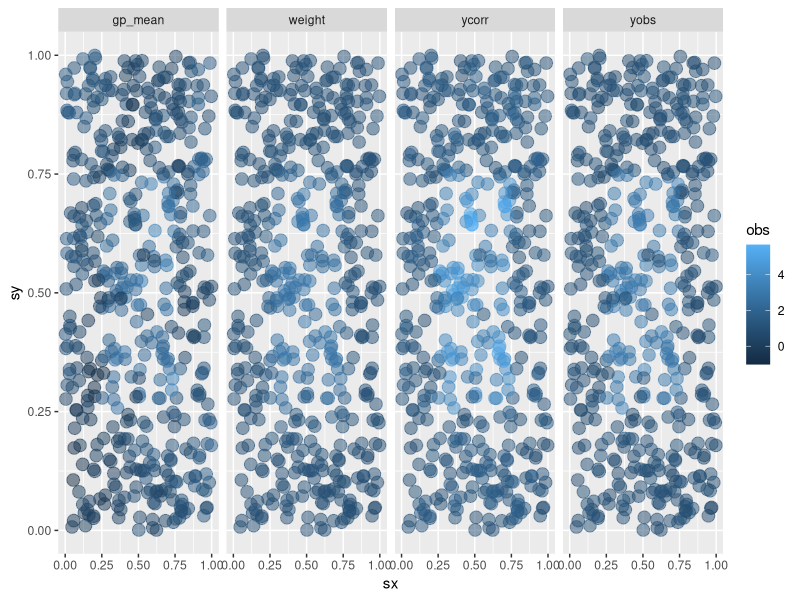
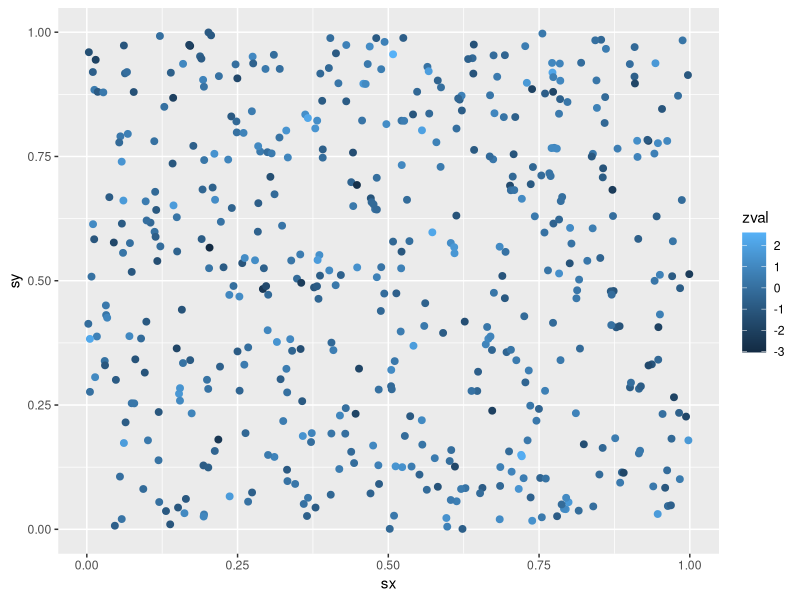

Generate these figures, in order, with R: (Note: this script raises an error after producing the figures.)
# spatial hdp
library(MASS)
library(ggplot2)
#locations 
n = 500 # datapoints

# sampling x and y
sx = runif(n)
sy = runif(n)

s = cbind(sy,sx)
dist = sapply(1:n,function(x) sapply(1:n,function(y) sqrt(sum((s[y,]-s[x,])^2))))

## simulating some data
# possible y

y = rep(1,n)

idx = which(sx < 0.75 & sx > 0.25 & sy >0.25 & sy < 0.75)


y[idx[1:100]] = 3

# putting a little normal noise on.
yobs = y + rnorm(n,0,0.2)
#yobs = y

#weighting 
range = 0.1
phi = 3/range

sigma = exp(-phi*dist)

sigmanorm = diag(1/rowSums(sigma))%*%sigma
weight = c(sigmanorm%*%yobs)

# gaussian mean
range = 1
phi = 3/range

sigma = exp(-phi*dist)

zval = mvrnorm(n=2,yobs,sigma)
gp_mean = colMeans(zval)
gp_median = apply(zval,2,median)

# make it correlated
range = 0.05
phi = 3/range
sigma = exp(-phi*dist)
eig = eigen(sigma)

L = eig$vectors%*%diag(sqrt(eig$values))%*%t(eig$vectors)

ycorr = L%*%yobs

# plotting the results

plotdata = data.frame(s, id = 1:n,yobs,gp_mean,weight,ycorr)
datalong = reshape(plotdata, varying = colnames(plotdata)[-c(1:3)], direction = "long", v.names = 'obs', times = colnames(plotdata)[-c(1:3)])

ggplot(datalong, aes(x = sx, y = sy, col = obs))+
  geom_point(cex = 4, alpha = 0.5)+
  facet_grid(cols = vars(time))





Tdata = 1000
#cdf_mu = rbeta(1,1,2)

#mu = qnorm(cdf_mu)
mu = 0
zval = mvrnorm(n=1,rep(mu,n),sigma)
x = rnorm(100)
plotdata = data.frame(col = zval,s, id = 1:n, x = x)

ggplot(plotdata, aes(x=sx,y = sy, col = zval, label = id))+
  geom_point(cex = 2)
  geom_text(hjust = 0, vjust = 0)



ggplot(plotdata, aes(x=sx,y = sy, col = zval_spatial, label = id))+
  geom_point(cex = 2)

ggplot(plotdata, aes(x=sx,y = sy, col = zval_independent, label = id))+
  geom_point(cex = 2)
rgamma(100,1,1)
